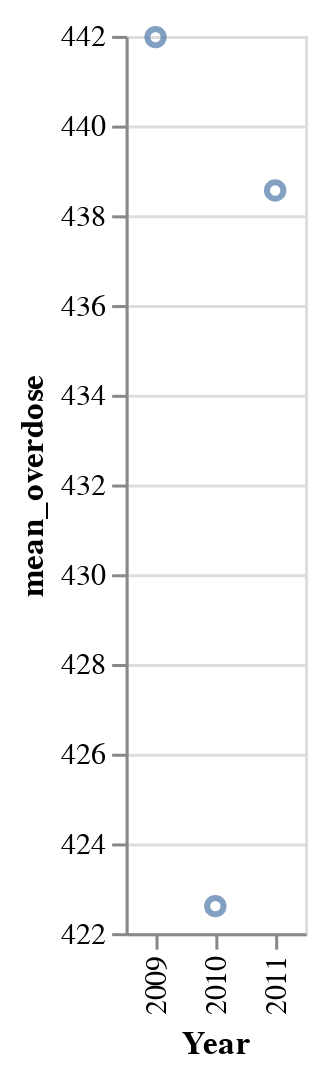

Notebook source saved alongside this figure:
### Code cell
# attempt 1
# washington
# https://altair-viz.github.io/user_guide/transform/aggregate.html

source_data = wa_deaths_b4

plot_wa_b4 = alt.Chart(source_data).mark_point().encode(
    y=alt.Y("mean_overdose:Q", scale=alt.Scale(zero=False)),
    x=alt.X("Year:O", scale=alt.Scale(zero=False))
).transform_aggregate(
    mean_overdose='mean(overdose_per_100k)',
    groupby=["Year"]
)

plot_wa_b4

### Figure 1 — Vega-Lite specification as saved in the notebook (floating-point values rounded to 4 significant figures; data arrays with more than 128 entries replaced by an {"elided": "..."} marker saying what was removed)
{"config": {"view": {"continuousWidth": 400, "continuousHeight": 300}}, "data": {"name": "data-36f49c558f683da64b90237444a55518"}, "mark": "point", "encoding": {"x": {"field": "Year", "scale": {"zero": false}, "type": "ordinal"}, "y": {"field": "mean_overdose", "scale": {"zero": false}, "type": "quantitative"}}, "transform": [{"aggregate": [{"op": "mean", "field": "overdose_per_100k", "as": "mean_overdose"}], "groupby": ["Year"]}], "$schema": "https://vega.github.io/schema/vega-lite/v4.17.0.json", "datasets": {"data-36f49c558f683da64b90237444a55518": {"elided": "235 records"}}}
